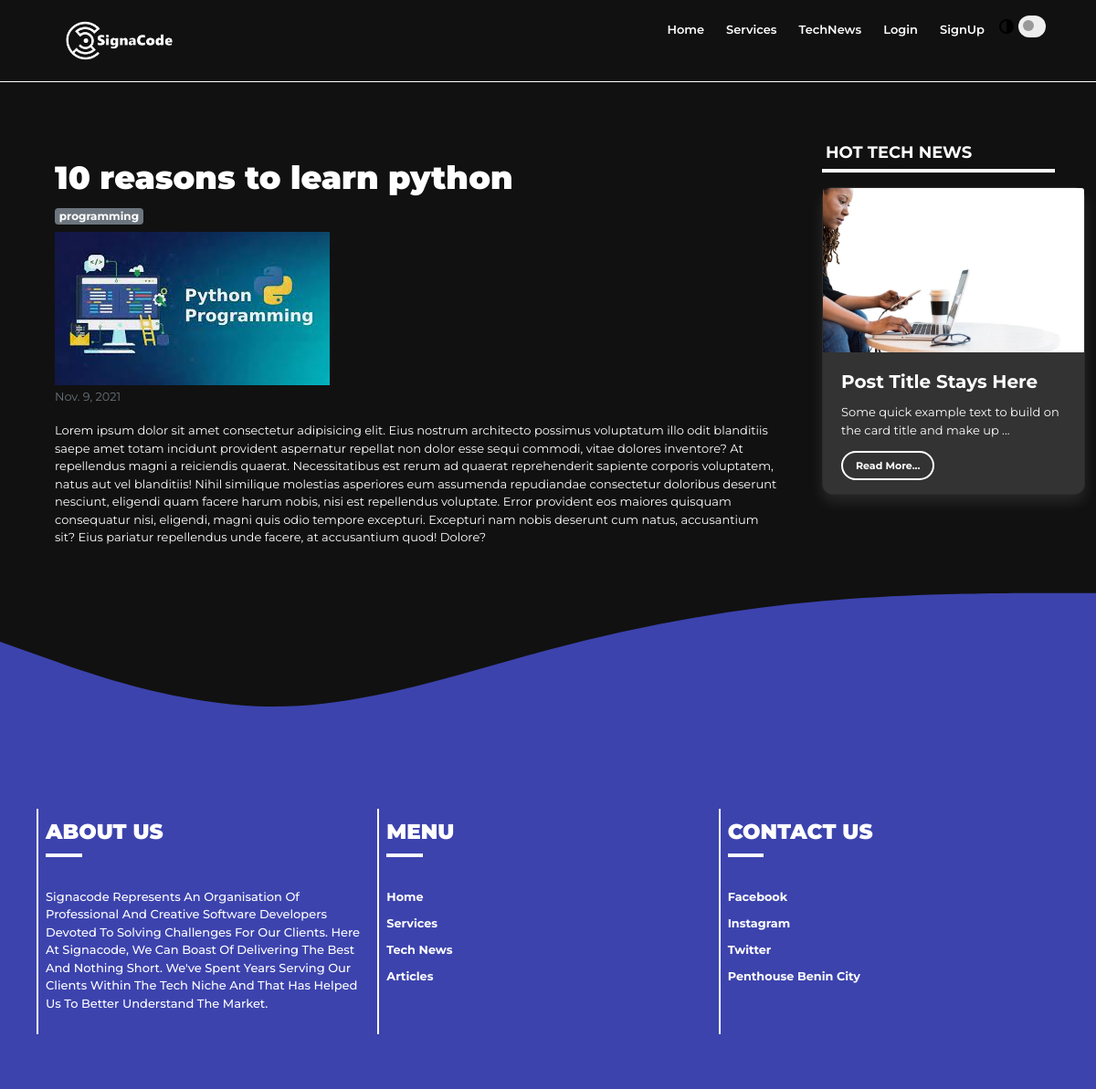
The app's page /post/1/ with its own data.
### my_app/models.py (models this page shows, shortened)
class Post(models.Model):
    title = models.CharField(max_length=255)
    title_tag = models.CharField(max_length=125)
    author = ForeignKey(Customuser, on_delete=models.CASCADE)
    body = RichTextField(blank=True, null=True)
    post_date = models.DateField(auto_now_add=True)
    image = models.ImageField(blank = True, null=True, upload_to='post_pics', validators=[image_validator])

### my_app/views.py (the view)
# urls.py: path('post/<int:pk>/', my_app_view.post_detail , name = 'post-detail'),
def post_detail(request, pk):
    post = get_object_or_404(Post, pk= pk)
    context = { 'post': post}
    return render(request, 'my_app/post_detail.html', context)

### my_app/templates/my_app/post_detail.html (shortened to what this page needs)
{% extends 'my_app/base.html' %}
{% load static %}
{% load crispy_forms_tags %}
{% block main-content %}
<div class="container top-space-medium">
    <div class="row mt-2 mb-2">
        <div class="col-xs-12 col-sm-12 col-md-9 col-lg-9 latest-articles">
            <div class="container">
                <div class="  mt-4">
                    <h2 class="large-bold">{{post.title}} </h2>
                    <span class="badge badge-secondary mb-2">{{post.title_tag}}</span>
                    <div>
                        <img src="{{post.image.url}}" >
                    </div>
                    <div class="mb-2"><small class="text-muted">{{post.post_date}}</small></div>
                    <p class="post-body">{{post.body|safe}}</p>
                </div>
            </div>
        </div>
        <div class="col-xs-12 col-sm-12 col-md-3 col-lg-3">
            <div>
                <p class="p-heading">HOT TECH NEWS</p>
                <div class="card" style="width: 18rem;">
                    <img class="card-img-top" src="{% static 'my_app/images/code.jpg' %}" alt="Card image cap">
                    <div class="card-body">
                        <h5 class="card-title post-heading">Post Title stays here</h5>
                        <p class="card-text post-body">Some quick example text to build on the card title and make up
                            the bulk of the card's content.</p>
                        <a href="#" class="button-mini ">Read More...</a>
                    </div>
                </div>
            </div>
        </div>
    </div>
</div>
{% endblock main-content %}

### my_app/static/my_app/css/front.css (style rules this page uses)
:root { --navcolor: #072F5F; --purpletext: white; --background: #111111; --background2: #222222; --cardtext: white; --darktext: white; --whitetext: black; --postbg: #333333; --gradient1: #333333; --gradient2: #147cac; --fadeblack: #333333; --boxshadowColor: rgba(248, 249, 250, 0.1); }
html { overflow-x: hidden !important; scroll-behavior: smooth; }
body { font-family: 'Montserrat', sans-serif; overflow-x: hidden !important; background-color: var(--background); }
* { margin: 0; padding: 0 }
a { color: var(--darktext); }
.button-mini { width: 100px; height: 50px; background: var(--postbg); color:var(--purpletext); padding: 7px 14px; font-size: 11px; font-weight: bold; transition: all 0.4s ease-in-out; border: 2px solid var(--purpletext); border-radius: 30px; text-align: center; text-decoration: none; }
.large-bold { font-size: 35px; color: var(--purpletext); font-weight: 900; }
.top-space-medium { margin-top: 150px; }
.p-heading { padding: 4px; font-size: 18px; font-weight: bolder; color:var(--darktext); border-bottom: 4px solid var(--darktext); }
.post-heading { font-weight: bolder; text-transform: capitalize; color: var(--darktext) !important; }
.card { background-color: var(--postbg) !important; box-shadow: 0px 8px 15px var(--boxshadowColor); }
.post-body, p, li { font-size: 13px; color: var(--darktext) !important; }
.card { border-radius: 12px; }
.card-img-top { width: 100%; height: 15vw; object-fit: cover; transition: all 1s ease-in-out; }

### records on screen
Post: title "10 reasons to learn python", title_tag "programming", image (picture), post_date "Nov. 9, 2021", body "Lorem ipsum dolor sit amet consectetur adipisicing elit. Eius nostrum architecto possimus voluptatum illo odit blanditiis saepe amet totam incidunt provident aspernatur repellat non dolor esse sequi commodi, vitae dolores inventore? At repellendus magni a reiciendis quaerat. Necessitatibus est rerum ad quaerat reprehenderit sapiente corporis voluptatem, natus aut vel blanditiis! Nihil similique molestias asperiores eum assumenda repudiandae consectetur doloribus deserunt nesciunt, eligendi quam facere harum nobis, nisi est repellendus voluptate. Error provident eos maiores quisquam consequatur nisi, eligendi, magni quis odio tempore excepturi. Excepturi nam nobis deserunt cum natus,…"
